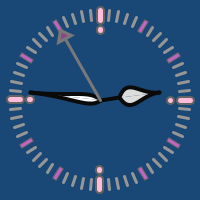
Frame 1 (no input)
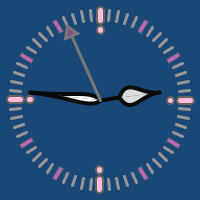
Frame 60 (the mouse pressed at the canvas centre just before this capture)
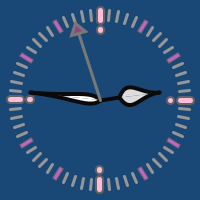
Frame 120 (the mouse held since frame 60 and released just before this capture)

The Processing sketch that drew these frames (run headless with seeded random() and noise(); from frame 60 on, the mouse is pressed at the canvas centre):

// Processing sketch: processing_186593
// ── processing_186593.pde

void setup()
{
  size(200, 200);
}
void draw()
{
  background(26, 72, 118);
  translate(width/2, height/2);
  for (int m=1 ; m<=60 ; m++ )
  {
    minuteTick(m);
  }
  for (int h=1 ; h<=12 ; h++ )
  {
    hourTick(h);
  }
  quarterTick(3);
  quarterTick(6);
  quarterTick(9);
  quarterTick(12);
  hourHand(hour()+float(minute())/60);
  minuteHand(minute());
  secondHand(second());
}
void hourHand(float hour)
{
  pushMatrix();
  pushStyle();
  rotate(hourAngle(hour));
  stroke(10);
  fill(220);
  strokeWeight(4);
  line(0,0, 20,0);
  bezier(20, 0, 30, 20, 40, 0, 60, 0);
  bezier(20, 0, 30, -20, 40, 0, 60, 0);
  popStyle();
  popMatrix();
}
void minuteHand(int minute)
{
  pushMatrix();
  pushStyle();
  rotate(minuteAngle(minute));
  stroke(10);
  strokeWeight(4);
  bezier(0, 0, 10, 10, 30, 0, 70, 0);
  bezier(0, 0, 10, -10, 30, 0, 70, 0);
  popStyle();
  popMatrix();
}
void secondHand(int second)
{
  pushMatrix();
  pushStyle();
  rotate(minuteAngle(second));
  stroke(120);
  strokeWeight(3);
  line(0, 0, 80, 0);
  fill(color(142, 69, 133));
  triangle(80, 0, 70, 7, 70, -7); 
  popStyle();
  popMatrix();
}
void quarterTick(int q)
{
  pushMatrix();
  float angle = hourAngle(q);
  rotate(angle);
  strokeCap(ROUND);
  stroke(100);
  strokeWeight(9);
  line(80, 0, 90, 0);
  point(70, 0);
  stroke(color(255, 188, 217));
  strokeWeight(5);
  line(80, 0, 90, 0);
  point(70, 0);
  popMatrix();
}
void hourTick(int h)
{
  pushMatrix();
  float angle = hourAngle(h);
  rotate(angle);
  strokeCap(PROJECT);
  stroke(100);
  strokeWeight(5);
  line(80, 0, 90, 0);
  stroke(color(195, 100, 197));
  strokeWeight(3);
  line(80, 0, 90, 0);
  popMatrix();
}
void minuteTick(int m)
{
  pushMatrix();
  float angle = minuteAngle(m);
  rotate(angle);
  strokeCap(ROUND);
  stroke(150);
  strokeWeight(3);
  line(80, 0, 90, 0);
  popMatrix();
}
float hourAngle(float hour)
{
  return radians(map(hour, 0, 12, -90, 270));
}
float minuteAngle(float minute)
{
  return radians(map(minute, 0, 60, -90, 270));
}
